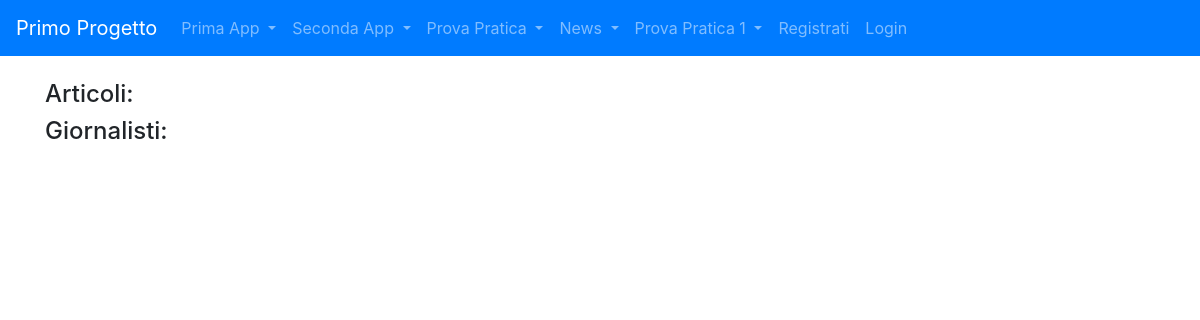
Before: /news/ with the older database file.
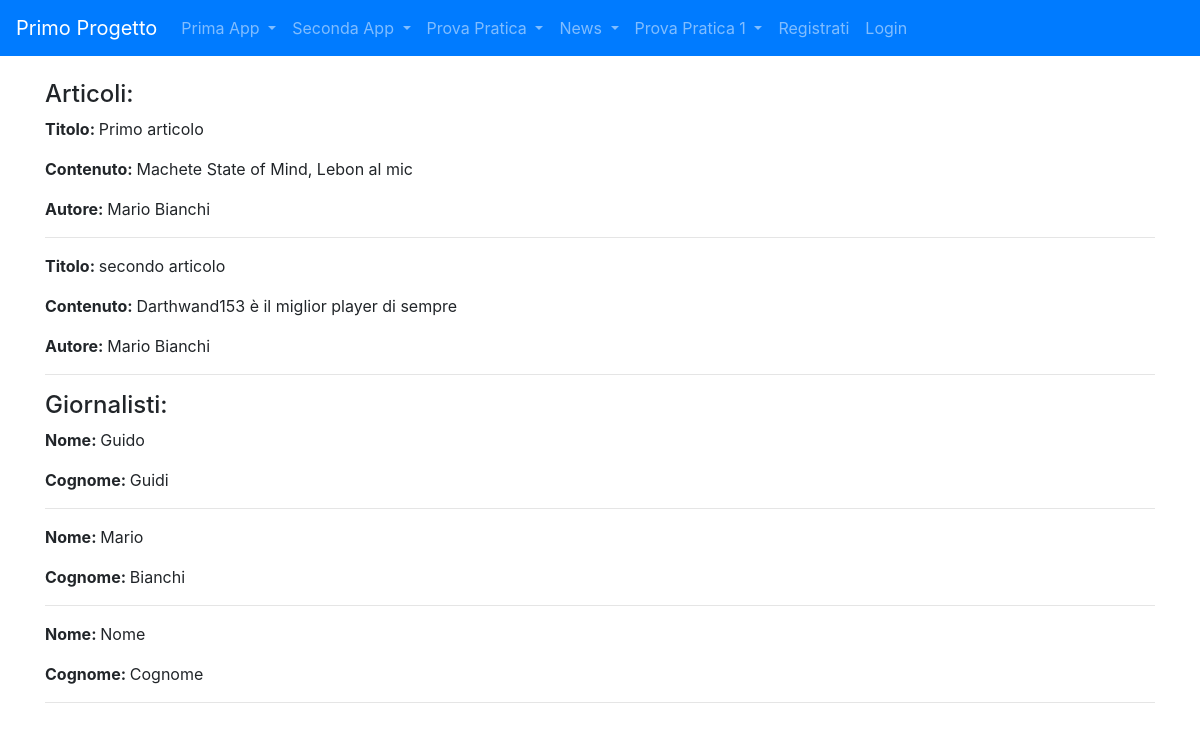
After: the same page with the newer database file.
### news/models.py (models this page shows)
class Articolo(models.Model):
    titolo = models.CharField(max_length=100)
    contenuto = models.TextField()
    giornalista = models.ForeignKey(Giornalista, on_delete=models.CASCADE, related_name="articoli")
    def __str__(self):
        return self.titolo

class Giornalista(models.Model):
    nome = models.CharField(max_length=20)
    cognome = models.CharField(max_length=20)
    def __str__ (self):
        return self.nome+" "+self.cognome

### news/views.py (the view)
# urls.py: path("", home, name="homepageNews"),
def home(request):
    articoli = Articolo.objects.all()           #ora gli articoli e i giornalisti sono immagazzinati in un
    giornalisti = Giornalista.objects.all()     #dizionario context.
    context = {"articoli": articoli, "giornalisti": giornalisti}
    print(context)
    return render(request, "homepageNews.html", context)

### news/templates/homepageNews.html (shortened to what this page needs)
{% extends "base.html" %}
{% block content %}
    <h4>Articoli: </h4>
        {% for articolo in articoli %}
            <p><strong>Titolo: </strong>{{articolo.titolo}}</p>
            <p><strong>Contenuto: </strong>{{articolo.contenuto}}</p>
            <p><strong>Autore: </strong>{{articolo.giornalista}}</p>
            <hr>
        {% endfor %}
    <h4>Giornalisti: </h4>
        {% for giornalista in giornalisti %}
            <p><strong>Nome: </strong>{{giornalista.nome}}</p>
            <p><strong>Cognome: </strong>{{giornalista.cognome}}</p>
            <hr>
        {% endfor %}
{% endblock content %}

Changed rows visible on the page:
added Articolo: titolo "Primo articolo", contenuto "Machete State of Mind, Lebon al mic", giornalista "Mario Bianchi"
added Articolo: titolo "secondo articolo", contenuto "Darthwand153 è il miglior player di sempre", giornalista "Mario Bianchi"
added Giornalista: nome "Guido", cognome "Guidi"
added Giornalista: nome "Mario", cognome "Bianchi"
added Giornalista: nome "Nome", cognome "Cognome"
